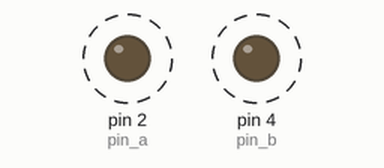
Recording of a program running on a simulated MicroPython board. Parts: output pins drawn as LEDs (lit = HIGH). Dashed ring = blinking. What the program prints to the serial console is not drawn. At 6.0 s the program stops and its outputs stay as they are.

Above: at 0.2 s.
Timing chart, 0 to 5.5 s (numbered marks = the images above):
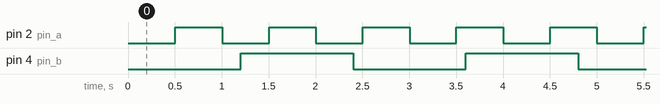

The program:

solution.py
```python
# Cooperative scheduler: the nearest deadline, a short sleep between duties;
# a deadline is counted from the previous firing (drift does not accumulate).
import time

from machine import Pin

A_PERIOD = 500  # ms
B_PERIOD = 1200
HORIZON = 6000

pin_a = Pin(2, Pin.OUT)
pin_b = Pin(4, Pin.OUT)

start = time.ticks_ms()
next_a = time.ticks_add(start, A_PERIOD)
next_b = time.ticks_add(start, B_PERIOD)
a = b = 0

while time.ticks_diff(time.ticks_ms(), start) < HORIZON:
    now = time.ticks_ms()
    if time.ticks_diff(next_a, now) <= 0:
        print("A")
        pin_a.toggle()
        a += 1
        next_a = time.ticks_add(next_a, A_PERIOD)
    elif time.ticks_diff(next_b, now) <= 0:
        print("B")
        pin_b.toggle()
        b += 1
        next_b = time.ticks_add(next_b, B_PERIOD)
    else:
        time.sleep(0.005)

print(f"A={a} B={b} ok")
```

Measured:
- by itself, pin 2 (pin_a): alternates HIGH for 0.50 s and LOW for 0.50 s, 11 changes in all, then stays HIGH
- by itself, pin 4 (pin_b): alternates HIGH for 1.2 s and LOW for 1.2 s, 4 changes in all, then stays LOW
